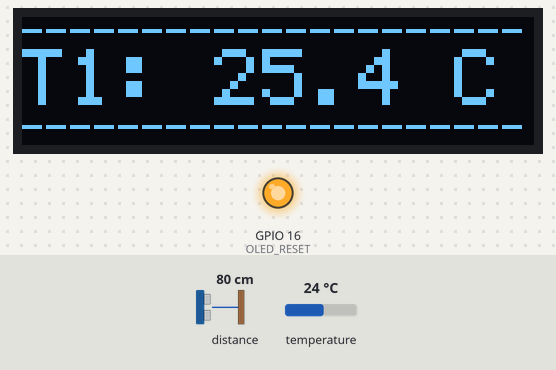
This program was run on a simulated ESP8266 (NodeMCU). Shown: 128×32 one-colour display, output pins drawn as LEDs (lit = HIGH). Inputs (shaded band) come from the test bench; at power-on: distance to the obstacle 80 cm, temperature 24 °C. WiFi joins after 1.5 s; servers stay silent unless stated.

Above: at 10.6 s.
10.7 s: distance to the obstacle set to 2 cm
At 13.1 s:
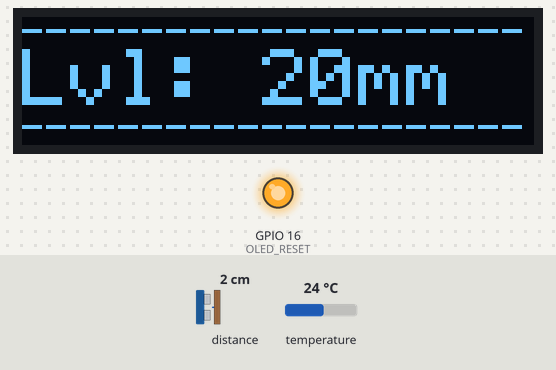
17.1 s: temperature set to 12 °C
At 22.6 s:
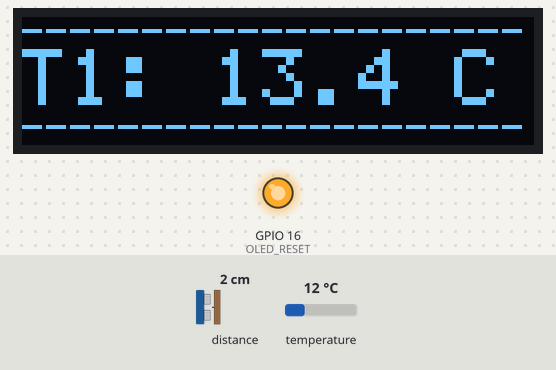
24.4 s: distance to the obstacle set to 4 cm
At 30.9 s:
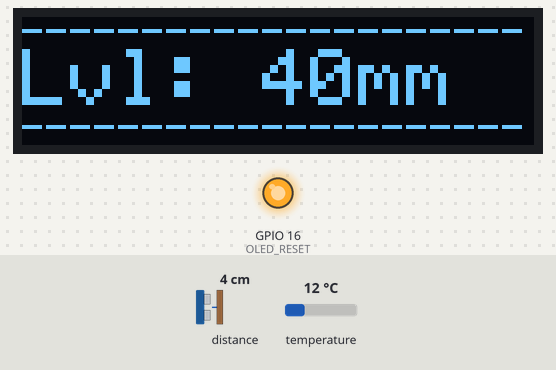
31.2 s: temperature set to 19 °C
At 33.6 s:
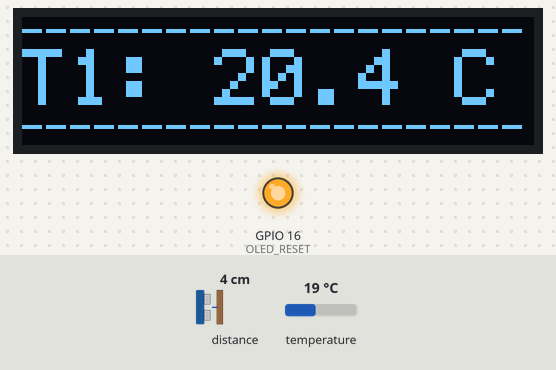
Timing chart, 0 to 35.1 s (numbered marks = the images above; inputs shaded):
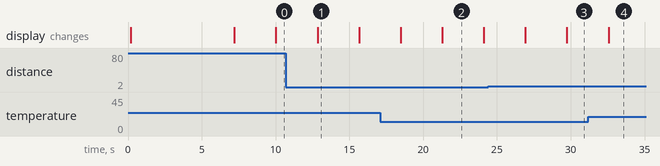

Measured:
- after the input at 10.7 s, the display: changes after 2.1 s (image 1)
- after the input at 17.1 s, the display: first differs from a run without the input after 4.2 s (image 2)
- after the input at 24.4 s, the display: first differs from a run without the input after 5.3 s (image 3)
- after the input at 31.2 s, the display: changes after 1.4 s (image 4)
- what the display in image 1 shows lasts 2.9 s, from 12.8 s to 15.7 s

The program:

main.cpp
```cpp
/* ****************************************************************************************
  PondProbe_v4
  ****************************************************************************************
  Board Driver: ESP8266 Ver 3.1.2
  Board: WiFi Kit 8
  Upload speed 57600
  CPU frequency 80MHz

  SCL Pin D1 (GPIO 5)
  SDA pin D2 (GPIO 4)

  I2C Scanning...
  I2C device found at address 0x3C  !  OLED
  I2c device found at address 0x29  !  VL53L0X

  ****************************************************************************************
*/

#include <Arduino.h>

#include <Wire.h>               //I2C communication Library for the VL53L0X sensor
#include <Adafruit_VL53L0X.h>   //I2C Library for the VL53L0X sensor

#include <OneWire.h>            //Communication Library to Connect DS18B20 Temperature sensor
#include <DallasTemperature.h>  //DS18B20 Temperature sensor Library

#include "SSD1306Ascii.h"       // OLEAD display library
#include "SSD1306AsciiWire.h"   // OLEAD display library

#include <ESP8266WiFi.h>        //WiFi Library
#include <ThingSpeak.h>         //ThingSpeak IoT library


// --- Definitions ---
#define ONE_WIRE_BUS 0   // put DS18B20 on GPIO 0 - digital pin D3
#define I2C_ADDRESS 0x3C
#define OLED_RESET 16
#define POND_SDA 4      // GPIO 4 - Physical D2 Label
#define POND_SCL 5      // GPIO 5 - Physical D1 Label


const char* ssid     = "Friends4";
const char* password = "TheWillowTree";

// ThingSpeak
unsigned long channelID = 606574;
const char* writeAPIKey = "CBAJMWQXTJIW4ZPN";

// --- Global Objects ---
WiFiClient client;
SSD1306AsciiWire oled; // New Lightweight Object
OneWire oneWire(ONE_WIRE_BUS);
DallasTemperature sensors(&oneWire);
Adafruit_VL53L0X lox = Adafruit_VL53L0X();

// --- Helper Variables ---
unsigned long lastUpdateTime = 0;
const unsigned long postingInterval = 300000;
int Tcount = 1;
long WaterLevel;

void connectWiFi() {
  oled.clear();
  oled.setFont(System5x7);


  for (int attempt = 1; attempt < 5; attempt++) {
    if (WiFi.status() != WL_CONNECTED) {
      oled.setCursor(0, 1);
      oled.print("Connecting WiFi ... ");
      oled.print(attempt);
      WiFi.begin(ssid, password);
      delay(7000);
    } else {
      break;
    }
  }

  if (WiFi.status() == WL_CONNECTED) {
      oled.clear();
      oled.setCursor(0, 1);
      oled.println("WiFi Connected !");
      delay(2000);
      ThingSpeak.begin(client);
  } else {
      oled.clear();
      oled.setCursor(0, 1);
      oled.println("WiFi Not Found !");
      delay(2000);
  }
}

int ObtainWaterLevel() {
  VL53L0X_RangingMeasurementData_t measure;
  lox.rangingTest(&measure, false);
  int reading = measure.RangeMilliMeter;

  if (measure.RangeStatus == 4 || reading <= 0) return 0;
  return reading;
}

void setup() {
  Serial.begin(9600);

// Reset Heltec Screen
  pinMode(OLED_RESET, OUTPUT);
  digitalWrite(OLED_RESET, LOW);
  delay(100);
  digitalWrite(OLED_RESET, HIGH);

  Wire.begin(POND_SDA, POND_SCL);
 // The warning occurs because the library disables its AVR-specific 400kHz shortcut for the ESP8266,
 // safely defaulting to 100kHz while allowing you to manage speed via the standard Wire library instead.
 // Line 61 of SSD1306AsciiWire.h was remmed out i.e. //#warning set400kHz() disabled for this CPU

  oled.begin(&Adafruit128x32, I2C_ADDRESS);
  oled.setFont(System5x7); // Using a small font for the borders
  oled.clear();

  if (!lox.begin()) {
    Serial.println(F("VL53L0X Failed"));
  } else {
    lox.setMeasurementTimingBudgetMicroSeconds(50000);
  }

  sensors.begin();
  connectWiFi();
}

void loop() {
  WaterLevel = ObtainWaterLevel();
  sensors.requestTemperatures();

  double DS18B20_Sensor0 = sensors.getTempCByIndex(0) + 1.4; // +1.4 is calibration factor for sensor 0
//  double DS18B20_Sensor1 = sensors.getTempCByIndex(1) - 1.5; // -1.5 is calibration factor for for sensor 1
//  double DS18B20_Sensor2 = sensors.getTempCByIndex(2) + 0.2; // +0.2 is calibration factor for sensor 2
//  double DS18B20_Sensor3 = sensors.getTempCByIndex(3) - 1.6; // -1.6 is calibration factor for sensor 3

  // --- Display Data ---
// TOP BORDER
  oled.setFont(System5x7);

  oled.setCursor(0, 0);
  oled.print("---------------------");

// MIDDLE DATA ROW
  oled.setCursor(0, 1);
  oled.set2X(); // Make the text big

  // Create a temporary string to hold our display text
  String displayStr = "";

// Change Tcount to 5 is other three Temperature sensors are connected
if (Tcount == 2) {
      displayStr = "Lvl: " + String(WaterLevel) + "mm";
  } else {
      displayStr = "T" + String(Tcount) + ": ";
      double val = 0;
      if (Tcount == 1)      val = DS18B20_Sensor0;
//      else if (Tcount == 2) val = DS18B20_Sensor1;  // if sensor1 is present
//      else if (Tcount == 3) val = DS18B20_Sensor2;  // if sensor2 is present
//      else if (Tcount == 4) val = DS18B20_Sensor3;  // if sensor3 is present

      displayStr += String(val, 1) + " C";
  }

  // PADDING LOGIC:
  // We need to make sure the string is always the same length
  // to "wipe" previous text and reach the right-side wall.
  // In 2X mode, about 10-11 characters fit between walls.
  while(displayStr.length() < 10) {
      displayStr += " ";
  }

  oled.print(displayStr);
  oled.set1X();    // Back to normal size

  // BOTTOM BORDER
  oled.setCursor(0, 3);
  oled.print("---------------------");

  // --- ThingSpeak Logic ---
  if (millis() - lastUpdateTime >= postingInterval) {
      lastUpdateTime = millis();
      ThingSpeak.setField(1, (float)WaterLevel);
      ThingSpeak.setField(2, (float)DS18B20_Sensor0);
//      ThingSpeak.setField(3, (float)DS18B20_Sensor1);  // if sensor1 is present
//      ThingSpeak.setField(4, (float)DS18B20_Sensor2);  // if sensor2 is present
//      ThingSpeak.setField(5, (float)DS18B20_Sensor3);  // if sensor3 is present
      ThingSpeak.writeFields(channelID, writeAPIKey);
  }

  // if the other three sensors are present
  //  Tcount = (Tcount >= 5) ? 1 : Tcount + 1;
  //
  Tcount = (Tcount >= 2) ? 1 : Tcount + 1;
  delay(2000);
}
```
